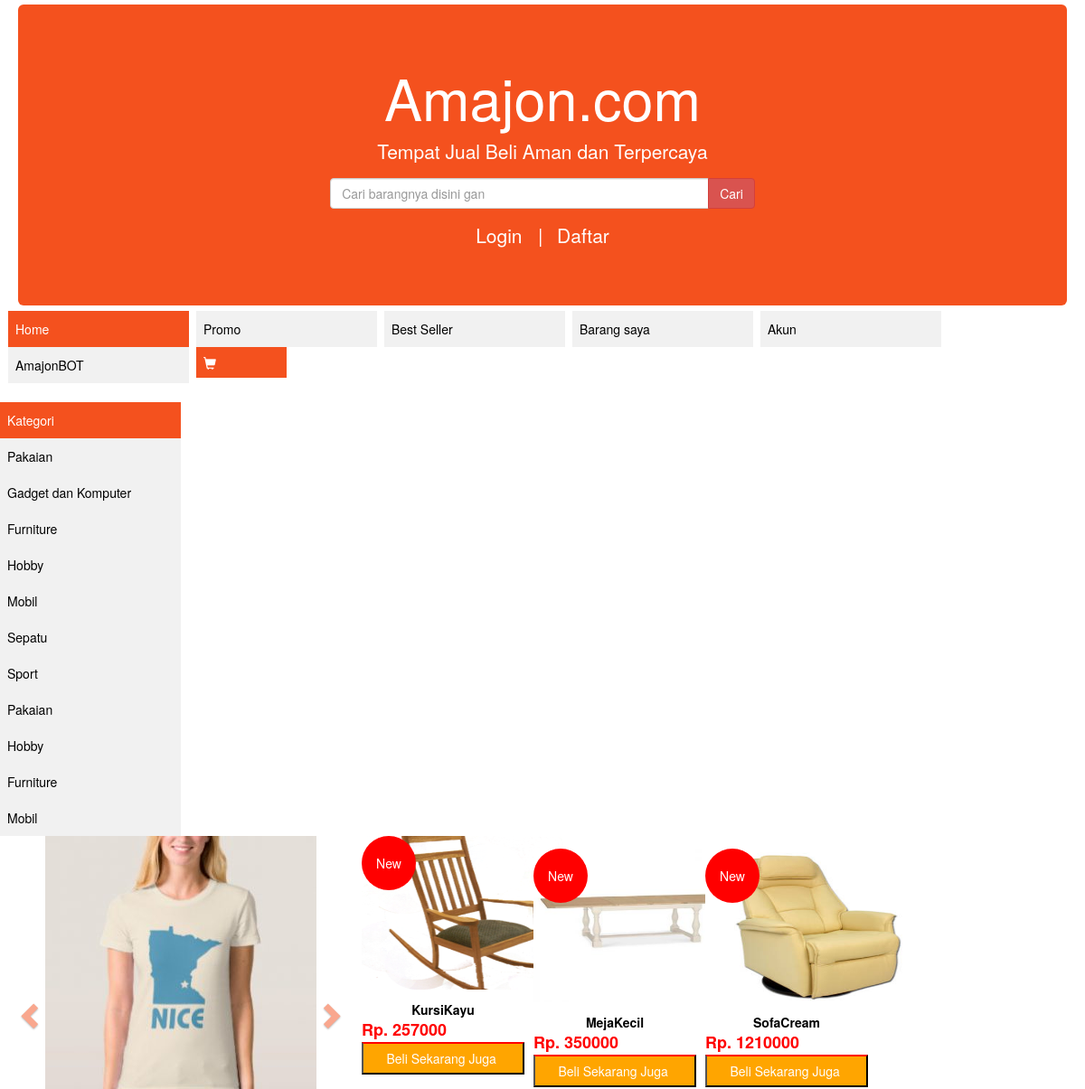
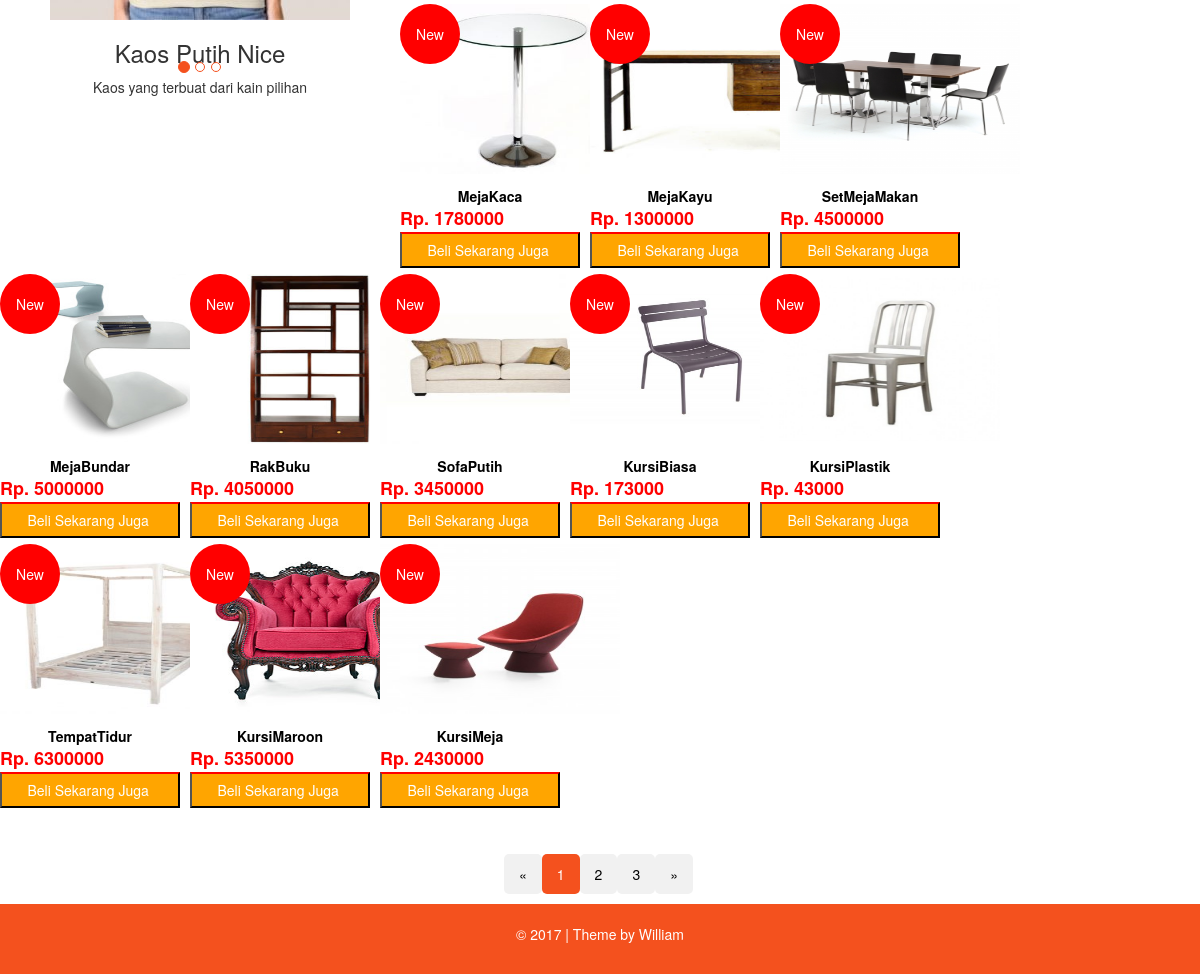
The app's page /perabot.php with its own data (2 pictures, top to bottom).
### tables this page shows
CREATE TABLE `perabot` (
  `num` int(11) NOT NULL,
  `nama` varchar(50) DEFAULT NULL,
  `harga` bigint(20) DEFAULT NULL,
  `link` varchar(30) DEFAULT NULL
);

### perabot.php (the view, shortened to what this page needs)
<?php
include("connect.php");
include("session.php");
 ?>
<html>
<head>
<link rel="stylesheet" href="https://maxcdn.bootstrapcdn.com/bootstrap/3.3.7/css/bootstrap.min.css">
 <link type="text/css" rel="stylesheet" href="amajoncss.css" />
</head>
<body>
<div class="container-fluid">
  <div class="jumbotron">
    <h1> Amajon.com</h1>
    <p>Tempat Jual Beli Aman dan Terpercaya</p>
    <form action="tampil.php" role="form" method="post" class="form-inline" >
      <div class="input-group">
        <input name="nama" type="name" class="form-control" placeholder="Cari barangnya disini gan" size="50">
      <div class="input-group-btn">
        <button class="btn btn-danger" type="submit" name="submit" value="submit">Cari</button>
      </div>
      </div>
    </form>
      <?php
      if (!isset($_SESSION["username"])) {
          echo "<p style='text-align:center; display:inline-block' onclick='kelogin()'>Login &nbsp; |</p>
          <p style='text-align:center; display:inline-block' onclick='kedaftar()'>&nbsp; Daftar</p>";
      }
      else {
          echo "<p style='text-align:center; display:inline-block'>Selamat Datang ";
          echo $usr;
          echo "!&nbsp; |</p><p style='text-align:center; display:inline-block' onclick='kelogout()'>&nbsp; Keluar</p>";
      }
      ?>
    </div>
  </div>
<div class="layout1">
	<div class="navbar">
		<ul>
			<li><a class="active" href="amajon.php">Home</a></li>
			<li><a href="promo.php">Promo</a></li>
			<li><a href="best.php">Best Seller</a></li>
			<li><a href="add.php">Barang saya</a></li>
			<li><a href="akun.php">Akun</a></li>
		<li><a href="chat.php">AmajonBOT</a></li>
			<li><a class="active b" href="cart.php"><span class="glyphicon glyphicon-shopping-cart"></span></a></li>
	</div>
	<div class="sidebar">
		<ul>
			<li><a class="active">Kategori</a></li>
      <li><a href="amajon.php">Pakaian</a></li>
			<li><a href="phone.php">Gadget dan Komputer</a></li>
			<li><a href="perabot.php">Furniture</a></li>
			<li><a href="hobby.php">Hobby</a></li>
			<li><a href="mobil.php">Mobil</a></li>
			<li><a href="sepatu.php">Sepatu</a></li>
			<li><a href="sport.php">Sport</a></li>
      <li><a href="amajon.php">Pakaian</a></li>
		   <li><a href="hobby.php">Hobby</a></li>
			<li><a href="perabot.php">Furniture</a></li>
			<li><a href="mobil.php">Mobil</a></li>
		</ul>
	</div>
</div>
<div class="content">
	<?php
$query = "SELECT * FROM perabot";
$result = mysqli_query($connectdb, $query);
while ($data = mysqli_fetch_assoc($result)) {
  ?>
  <form action="cart.php" method="post">
  <div class="product ">
    <?php
     $namaa = strtoupper($data["nama"]);
     $hargaa = $data["harga"];
     $linkk = $data["link"];
     ?>
    <a href="#" onclick="tabbaru('detail.php?nama=<?php echo $namaa; ?>&harga=<?php echo $hargaa; ?>&link=img/<?php echo $linkk; ?>')" class="productimg"><img src="img/<?php echo $data["link"]; ?> "></a>
    <a href="#" class="productdesc"><?php echo $data["nama"]; ?></a>
    <div class="harga">Rp. <?php echo $data["harga"]; ?></div>
    <input title="tombol" type="submit" name="cart" value="Beli Sekarang Juga "></input>
    <span class="tag">New</span>
  </div>
</form>
  <?php
}
?>
</div>
<div class="footer">
	<div class="pagination">
		<a href="#">&laquo;</a>
		<a class="active" href="#">1</a>
		<a href="#">2</a>
		<a href="#">3</a>
		<a href="#">&raquo;</a>
	</div>
	<p>&copy; 2017 |  Theme by William </p>
</div>
</body>
</html>

### amajoncss.css (style rules this page uses)
.jumbotron { background-color:#f4511e; color:white; text-align:center; margin:5px; }
ul { list-style-type:none; margin:0; padding:0; }
ul li a { display:block; width:200px; background-color:#f1f1f1; color:black; text-decoration:none; padding: 10px 8px; }
li a.active { background-color:#f4511e; color:white; text-decoration:none; }
.navbar li { float:left; margin-left:8px; }
.navbar li .b { width:100px; float:left; }
.pagination { display:block; position:absolute; top:-70px; left:42%; }
.pagination a { text-decoration:none; color:black; background-color:#f1f1f1; float:left; padding:10px 15px; border-radius:5px; }
.pagination a.active { background-color:#f4511e; color:white; text-decoration:none; }
.footer { margin-top:90px; position:relative; padding-top:20px; background-color:#f4511e; color:white; text-align:center; height:70px; }
.sidebar { float:left; }
.isi { width:400px; float:left; }
.carousel-control.right , .carousel-control.left { background-image:none; color: #f4511e; }
.carousel-indicators li { border-color:#f4511e; }
.carousel-indicators li.active { background-color:#f4511e; }
div.product { background-color:white; width:180px; height:260px; position:relative; float:left; margin-right:10px; margin-bottom:10px; }
div.product a { text-align:center; width:100%; text-decoration:none; float:left; }
div a.productimg img { width:240px; height:170px; }
div.product a.productdesc { font-weight:bold; color:black; margin-top:12px; }
div.product div { font-size:18px; color:red; font-weight:bold; }
div.product input[title="tombol"] { line-height:30px; color:white; font-weight:16px; border-top:2px red solid; background-color:orange; width:100%; }
span.tag { border-radius:30px; position:absolute; left:0; top:0; background-color:red; color:white; width:60px; height:60px; text-align:center; line-height:60px; }
.content { float:left; width:85%; }

### records on screen
perabot: link (picture), nama "KursiKayu", harga "257000"
perabot: link (picture), nama "MejaKecil", harga "350000"
perabot: link (picture), nama "SofaCream", harga "1210000"
perabot: link (picture), nama "MejaKaca", harga "1780000"
perabot: link (picture), nama "MejaKayu", harga "1300000"
perabot: link (picture), nama "SetMejaMakan", harga "4500000"
perabot: link (picture), nama "MejaBundar", harga "5000000"
perabot: link (picture), nama "RakBuku", harga "4050000"
perabot: link (picture), nama "SofaPutih", harga "3450000"
perabot: link (picture), nama "KursiBiasa", harga "173000"
perabot: link (picture), nama "KursiPlastik", harga "43000"
perabot: link (picture), nama "TempatTidur", harga "6300000"
perabot: link (picture), nama "KursiMaroon", harga "5350000"
perabot: link (picture), nama "KursiMeja", harga "2430000"
